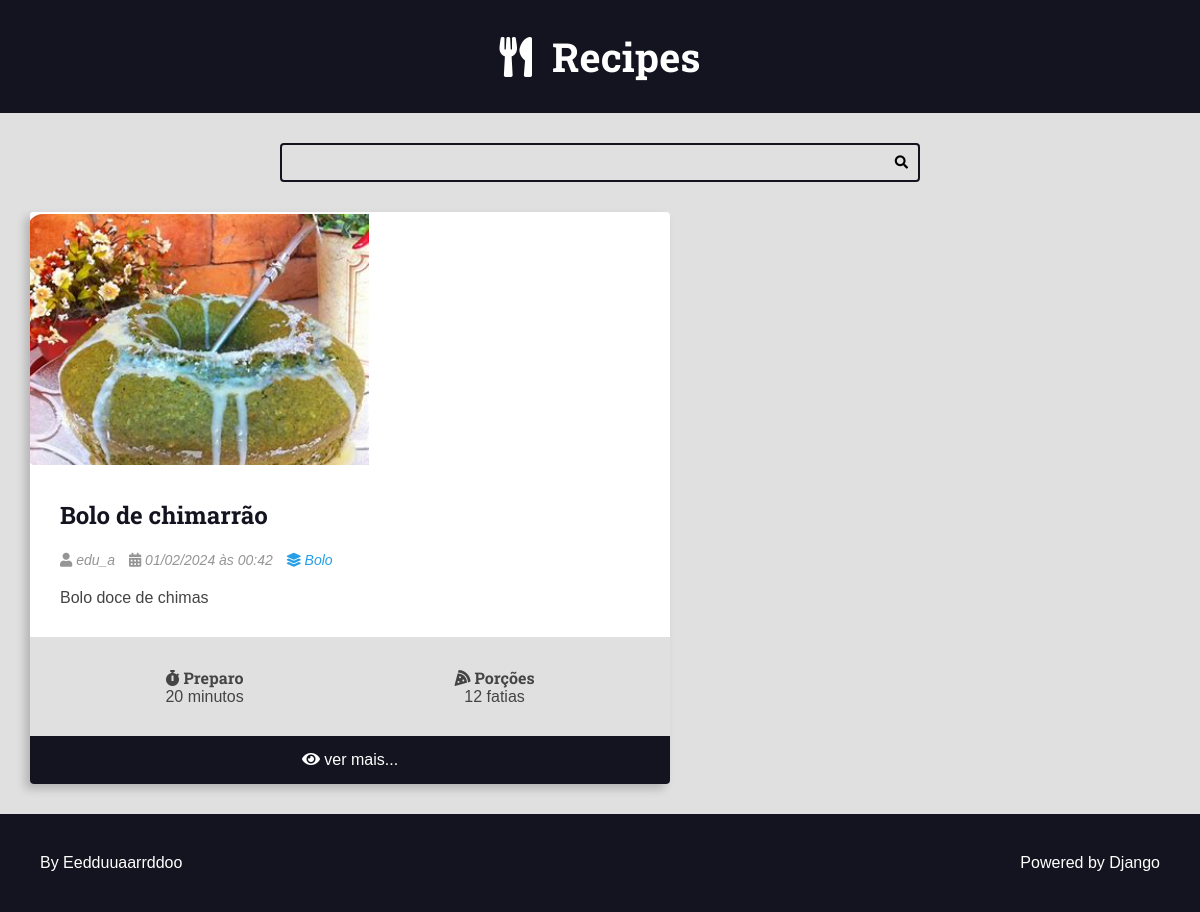
/recipes/category/5/, run on the app's committed database.
### recipes/models.py (models this page shows, shortened)
class Recipe(models.Model):
    title = models.CharField(max_length=65)
    description = models.CharField(max_length=165)
    slug = models.SlugField()
    preparation_time = models.IntegerField()
    preparation_time_unit = models.CharField(max_length=65)
    servings = models.IntegerField()
    servings_unit = models.CharField(max_length=65)
    preparation_steps = models.TextField()
    preparation_steps_is_html = models.BooleanField(default=False)
    created_at = models.DateTimeField(auto_now_add=True)
    updated_at = models.DateTimeField(auto_now=True)
    is_published = models.BooleanField(default=False)
    cover = models.ImageField(
        upload_to='recipes/covers/%Y/%m/%d/', blank=True, default='')
    category = models.ForeignKey(
        Category, on_delete=models.SET_NULL, null=True,  blank=True ,
        default=None,
    )
    author = models.ForeignKey(
        User, on_delete=models.SET_NULL, null=True
    )

class Category(models.Model):
    name = models.CharField(max_length=65)

### recipes/views.py (the view)
# urls.py: path('recipes/category/<int:category_id>/',
def category(request, category_id):
    recipes = Recipe.objects.filter(
        category__id=category_id,
         is_published=True,
    ).order_by('-id')
    if not recipes:
        return HttpResponse ('NOT FOUND', status=404)
    return render(request, 'recipes/pages/category.html', context={
        'recipes': recipes,
        'title': f'{recipes.first().category.name}- Category |'
    })

### recipes/templates/recipes/pages/category.html (shortened to what this page needs)
{% extends 'global/base.html' %}
{% block content %}
<div class="main-content main-content-list container">
    {% for recipe in recipes %}
        {% include 'recipes/partials/recipe.html' %}
    {% endfor %}
</div>
{% endblock content %}

### recipes/templates/recipes/partials/recipe.html (shortened to what this page needs)
<div class="recipe recipe-list-item">
    {% if recipe.cover %}
          <div class="recipe-cover">
              <a href="{% url 'recipes:recipe' recipe.id %}">
                  <img src="{{ recipe.cover.url }}" alt="Temporário">
              </a>
          </div>
      {% endif %}
    <div class="recipe-title-container">
          <h2 class="recipe-title">
              <a href="{% url 'recipes:recipe' recipe.id %}">
                  {{ recipe.title }}
              </a>
          </h2>
      </div>
      <div class="recipe-author">
        {% if recipe.author is not None %}
        <span class="recipe-author-item">
              <i class="fas fa-user"></i>
    {% if recipe.author.first_name %}
                  {{ recipe.author.first_name }} {{ recipe.author.last_name }}
              {% else %}
                  {{ recipe.author.username }}
              {% endif %}
              {% else %}
              Desconhecido
              {% endif %}
            </span>
          <span class="recipe-author-item">
              <i class="fas fa-calendar-alt"></i>
              {{ recipe.created_at|date:"d/m/Y" }} às {{ recipe.created_at|date:"H:i" }}
          </span>
          {% if recipe.category is not None %}
          <span class="recipe-author-item">
    <a href="{% url 'recipes:category' recipe.category.id %}">
                  <i class="fas fa-layer-group"></i>
                  <span>{{ recipe.category.name }}</span>
              </a>
          </span>
          {% endif %}
      </div>
      <div class="recipe-content">
          <p>{{ recipe.description }}</p>
      </div>
      <div class="recipe-meta-container">
          <div class="recipe-meta recipe-preparation">
              <h3 class="recipe-meta-title"><i class="fas fa-stopwatch"></i> Preparo</h3>
              <div class="recipe-meta-text">
                  {{ recipe.preparation_time }} {{ recipe.preparation_time_unit }}
              </div>
          </div>
          <div class="recipe-meta recipe-servings">
              <h3 class="recipe-meta-title"><i class="fas fa-pizza-slice"></i> Porções</h3>
              <div class="recipe-meta-text">
                  {{ recipe.servings }} {{ recipe.servings_unit }}
              </div>
          </div>
      </div>
      {% if is_detail_page is not True %}
          <footer class="recipe-footer">
              <a class="recipe-read-more button button-dark button-full-width" href="{% url 'recipes:recipe' recipe.id %}">
                  <i class="fas fa-eye"></i>
                  <span>ver mais...</span>
              </a>
          </footer>
      {% endif %}
  </div>

### recipes/static/recipes/css/styles.css (style rules this page uses)
:root { --color-primary: #269fe6; --color-primary-hover: #2086c2; --color-primary-dark: #13141f; --color-primary-dark-hover: #212336; --color-primary-light: #d4ecfa; --color-primary-light-hover: #bdd8e7; --color-white: #fff; --color-black: #000; --color-dark-text: #444; --color-info-light: #cce5ff; --color-debug-light: #cce5ff; --color-success-light: #d4edda; --color-alert-light: #fff3cd; --color-warning-light: #fff3cd; --color-error-light: #f8d7da; --color-info-dark: #4d86c4; --color-debug-dark: #4d86c4; --color-success-dark: #4a9c5d; --color-alert-dark: #927f40; --color-warning-dark: #927f40; --color-error-dark: #da525d; --color-gray-0: #f9f9f9; --color-gray-1: #e0e0e0; --color-gray-2: #c7c7c7; --color-gray-3: #aeaeae; --color-gray-4: #959595; --color-gray-5: #7d7d7d; --color-gray-6: #646464; --color-gray-7: #4b4b4b; --color-gray-8: #323232; --color-gray-9: #191919; --font-primary: sans-serif; --font-headings: 'Roboto Slab', serif; --spacing-gutter-medium: 3rem; --spacing-gutter-large: 4rem; }
* { padding: 0; margin: 0; box-sizing: border-box; }
html { font-size: 62.5%; }
body { font-size: 1.6rem; font-family: var(--font-primary); background: var(--color-gray-1); color: var(--color-dark-text); }
h1, h2, h3, h4, h5, h6 { font-family: var(--font-headings); }
.container { max-width: 144rem; margin: 0 auto; padding: var(--spacing-gutter-medium); }
.main-content { padding-top: 0; }
.main-content-list { display: grid; grid-template-columns: repeat(auto-fit, minmax(340px, 1fr)); gap: var(--spacing-gutter-large); }
.recipe { background: var(--color-white); box-shadow: -5px 5px 10px rgba(0, 0, 0, 0.2); transform: scale(1); transition: all 300ms ease-in-out; border-radius: 0.4rem; overflow: hidden; }
.recipe img { max-width: 100%; }
.recipe-list-item { max-width: 64rem; height: fit-content; }
.recipe-title-container { padding: var(--spacing-gutter-medium); padding-bottom: 2rem; }
.recipe-title-container a { text-decoration: none; color: var(--color-primary-dark); }
.recipe-author { padding: 0 var(--spacing-gutter-medium); }
.recipe-content { padding: var(--spacing-gutter-medium); padding-top: 2rem; }
.recipe-author-item { color: var(--color-gray-4); margin-right: 1rem; font-style: italic; font-size: 1.4rem; }
.recipe-author a { color: var(--color-primary); transition: all 300ms ease-in-out; text-decoration: none; }
.recipe-meta-container { display: flex; flex-flow: row wrap; padding: var(--spacing-gutter-medium); background: var(--color-gray-1); }
.recipe-meta { display: flex; flex-flow: column nowrap; flex-shrink: 1; flex-grow: 1; text-align: center; }
.recipe-meta-title { font-size: 1.6rem; }
.recipe-footer a { background: var(--color-primary-dark); display: block; color: var(--color-white); text-decoration: none; text-align: center; padding: 1.5rem var(--spacing-gutter-medium); transition: all 300ms ease-in-out; }

### data on the page
Recipe: cover (picture), title "Bolo de chimarrão", author.username "edu_a", created_at "01/02/2024", created_at "00:42", category.name "Bolo", description "Bolo doce de chimas", preparation_time "20", preparation_time_unit "minutos", servings "12", servings_unit "fatias"
